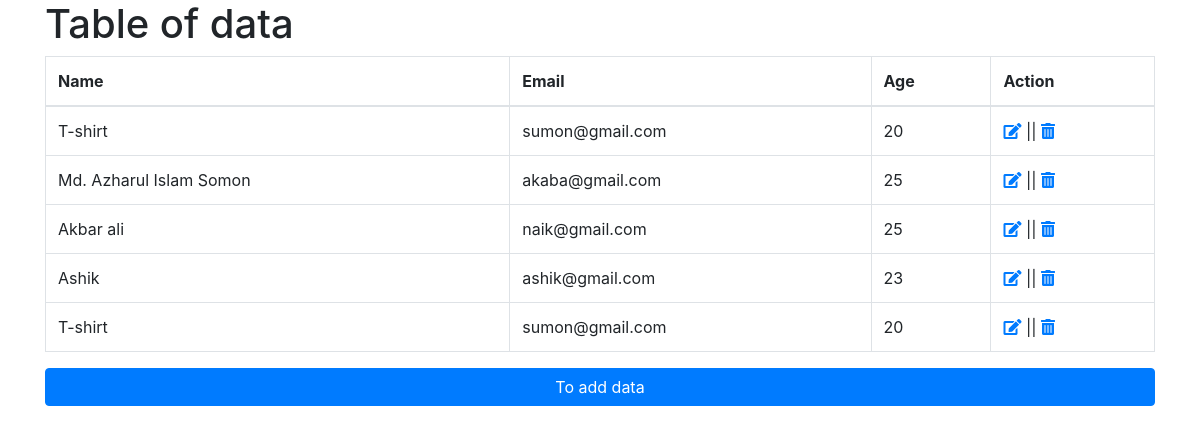
The app's page /read/ with its own data.
### crud_app/models.py (models this page shows, shortened)
class CrudModel(models.Model):
    name = models.CharField(max_length=100)
    email = models.EmailField(max_length=100,unique=False)
    age = models.IntegerField()

### crud_app/views.py (the view)
# urls.py: path('read/', views.viewData, name = "read"),
def viewData(request):
    if request.method == "GET":
        result = CrudModel.objects.all()
        makedictionary={
            "ourdata":result,
        }
        return render(request, 'read.html',context= makedictionary)

### crud_app/templates/read.html (shortened to what this page needs)
<!DOCTYPE html>
<html lang="en">
<head>
    <link rel="stylesheet" href="https://cdn.jsdelivr.net/npm/bootstrap@4.5.3/dist/css/bootstrap.min.css">
    <link rel="stylesheet" href="https://cdnjs.cloudflare.com/ajax/libs/font-awesome/5.15.1/css/all.min.css">
</head>
<body>
    <div class="container">
        <h1>Table of data</h1>
        <table class="table table-bordered">
            <thead>
              <tr>
                <th scope="col">Name</th>
                <th scope="col">Email</th>
                <th scope="col">Age</th>
                <th scope="col">Action</th>
              </tr>
            </thead>
            <tbody>
            {% for d in ourdata %}
                <tr>
                    <td>{{d.name}}</td>
                    <td>{{d.email}}</td>
                    <td>{{d.age}}</td>
                    <td><a href="edit/{{d.id}}"><i class="fas fa-edit"></i></a> ||  <a href="delate/{{d.id}}"><i class="fas fa-trash-alt"></i></a></td>
                </tr>
            {% endfor %}
          </table>
          <a href="/"><button class="btn btn-primary btn-md btn-block">To add data</button></a>
    </div>
</body>
</html>

### records on screen
CrudModel: name "T-shirt", email "sumon@gmail.com", age "20"
CrudModel: name "Md. Azharul Islam Somon", email "akaba@gmail.com", age "25"
CrudModel: name "Akbar ali", email "naik@gmail.com", age "25"
CrudModel: name "Ashik", email "ashik@gmail.com", age "23"
CrudModel: name "T-shirt", email "sumon@gmail.com", age "20"
